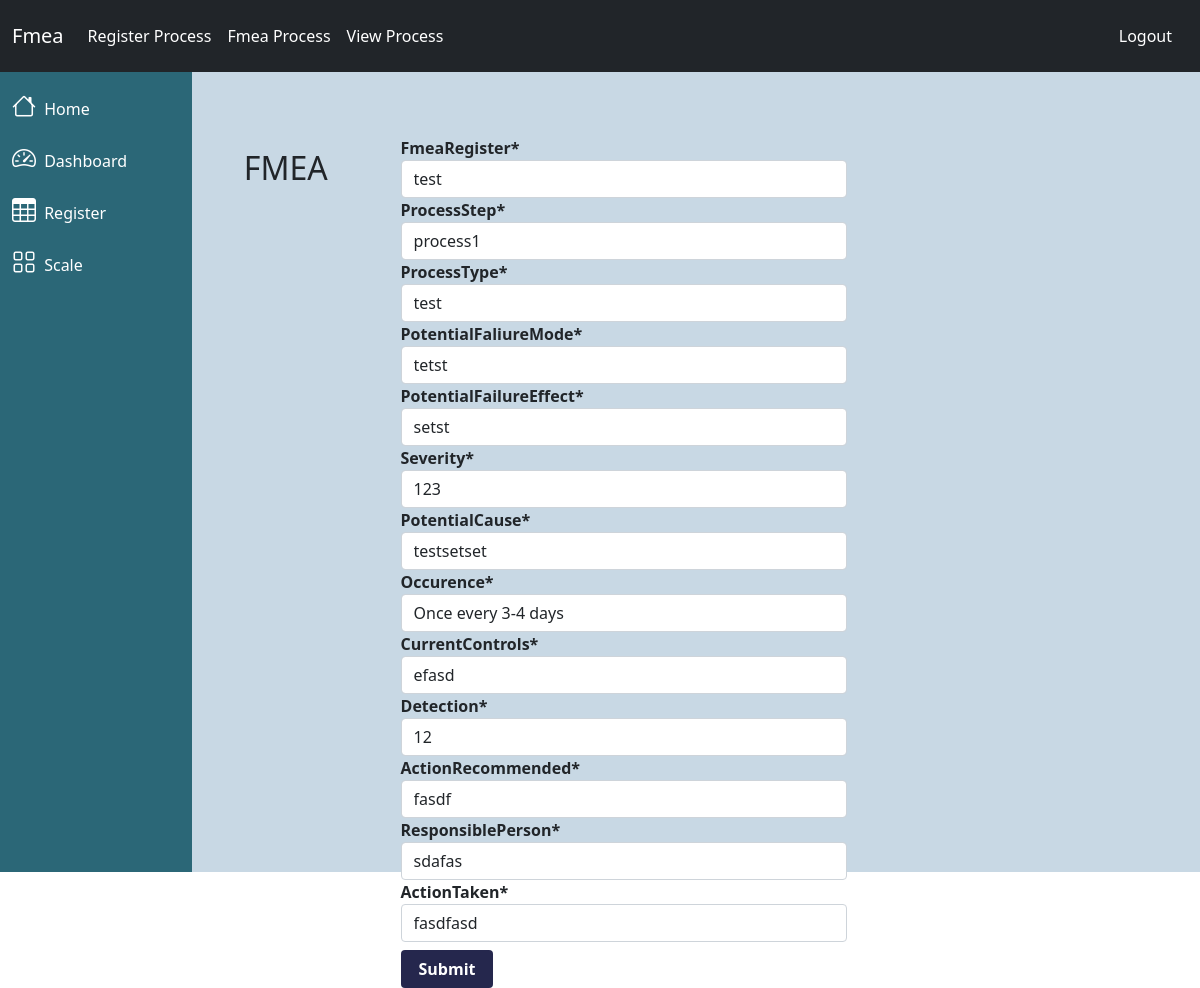
Page /fmea/update/1 on the committed database.
### fmea_form/models.py (models this page shows, shortened)
class FmeaProcess(models.Model):
    fmeaRegister= models.ForeignKey(FmeaRegister, on_delete=models.CASCADE)
    processStep= models.CharField(max_length=300)
    processType=models.CharField(max_length=300,null=True)
    potentialFaliureMode= models.CharField(max_length=300)
    potentialFailureEffect= models.CharField(max_length=300)
    severity = models.IntegerField(default=0)
    potentialCause= models.CharField(max_length=300)
    occurence = models.IntegerField(choices=occurance_choices,default=0)
    currentControls= models.CharField(max_length=300)
    detection = models.IntegerField(default=0)
    actionRecommended= models.CharField(max_length=300)
    responsiblePerson= models.CharField(max_length=200)
    actionTaken= models.CharField(max_length=300)

### fmea_form/views.py (the view)
# urls.py: path('update/<int:id>', views.update_process,name="update_fmea"),
def update_process(request,id):
    context ={}
    obj = get_object_or_404(FmeaProcess, id = id)
    form = FmeaForm2(request.POST or None, instance = obj)
    if form.is_valid():
        form.save()
        return redirect('view_fmea')
    context["form"] = form
    return render(request, "update_view.html", context)

### fmea_form/form.py
class FmeaForm2(forms.ModelForm):
    class Meta:
        model =FmeaProcess
        fields="__all__"

### fmea_form/models.py (called while the page is built)
    def __str__(self):
        return self.process

### fmea_form/templates/update_view.html (shortened to what this page needs)
{% extends "base.html" %}
{% load crispy_forms_tags %}
{% block content %}
<br>
<div class="container contact">
<div class="row">
<div class="col-md-3 col-lg-2">
    <div class="contact-info">
        <h2>FMEA</h2>
    </div>
</div>
<div class="col-md-9 col-lg-6">
    <div class="contact-form">
        <form method="POST" action="">
            {{ form|crispy }}
        <div class="form-group mt-2">
            <div class="col-sm-offset-2 col-sm-10">
            <button type="submit" class="btn btn-default">Submit</button>
            </div>
        </div>
    </form>
    </div>
</div>
</div>
</div>
{% endblock %}

### fmea_form/static/css/style.css (style rules this page uses)
.contact { padding: 4%; height: 400px; }
.contact-info { margin-top:10%; }
.contact-info h2 { margin-bottom: 10%; }
.contact-form label { font-weight:600; }
.contact-form button { background: #25274d; color: #fff; font-weight: 600; width: 25%; }

### rows in the picture
FmeaProcess: fmeaRegister "test", processStep "process1", processType "test", potentialFaliureMode "tetst", potentialFailureEffect "setst", severity "123", potentialCause "testsetset", occurence "Once every 3-4 days", currentControls "efasd", detection "12", actionRecommended "fasdf", responsiblePerson "sdafas", actionTaken "fasdfasd"
